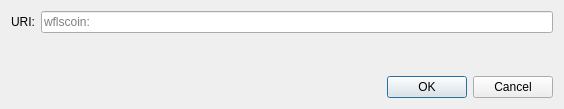
<?xml version="1.0" encoding="UTF-8"?>
<ui version="4.0">
 <class>OpenURIDialog</class>
 <widget class="QDialog" name="OpenURIDialog">
  <property name="geometry">
   <rect>
    <x>0</x>
    <y>0</y>
    <width>564</width>
    <height>109</height>
   </rect>
  </property>
  <property name="windowTitle">
   <string>Open wflscoin URI</string>
  </property>
  <layout class="QVBoxLayout" name="verticalLayout">
   <item>
    <layout class="QHBoxLayout" name="horizontalLayout">
     <item>
      <widget class="QLabel" name="label">
       <property name="text">
        <string>URI:</string>
       </property>
      </widget>
     </item>
     <item>
      <widget class="QValidatedLineEdit" name="uriEdit">
       <property name="placeholderText">
        <string notr="true">wflscoin:</string>
       </property>
      </widget>
     </item>
    </layout>
   </item>
   <item>
    <spacer name="verticalSpacer">
     <property name="orientation">
      <enum>Qt::Vertical</enum>
     </property>
     <property name="sizeHint" stdset="0">
      <size>
       <width>20</width>
       <height>40</height>
      </size>
     </property>
    </spacer>
   </item>
   <item>
    <widget class="QDialogButtonBox" name="buttonBox">
     <property name="orientation">
      <enum>Qt::Horizontal</enum>
     </property>
     <property name="standardButtons">
      <set>QDialogButtonBox::Cancel|QDialogButtonBox::Ok</set>
     </property>
    </widget>
   </item>
  </layout>
 </widget>
 <customwidgets>
  <customwidget>
   <class>QValidatedLineEdit</class>
   <extends>QLineEdit</extends>
   <header>qt/qvalidatedlineedit.h</header>
  </customwidget>
 </customwidgets>
 <resources/>
 <connections>
  <connection>
   <sender>buttonBox</sender>
   <signal>accepted()</signal>
   <receiver>OpenURIDialog</receiver>
   <slot>accept()</slot>
   <hints>
    <hint type="sourcelabel">
     <x>248</x>
     <y>254</y>
    </hint>
    <hint type="destinationlabel">
     <x>157</x>
     <y>274</y>
    </hint>
   </hints>
  </connection>
  <connection>
   <sender>buttonBox</sender>
   <signal>rejected()</signal>
   <receiver>OpenURIDialog</receiver>
   <slot>reject()</slot>
   <hints>
    <hint type="sourcelabel">
     <x>316</x>
     <y>260</y>
    </hint>
    <hint type="destinationlabel">
     <x>286</x>
     <y>274</y>
    </hint>
   </hints>
  </connection>
 </connections>
</ui>
